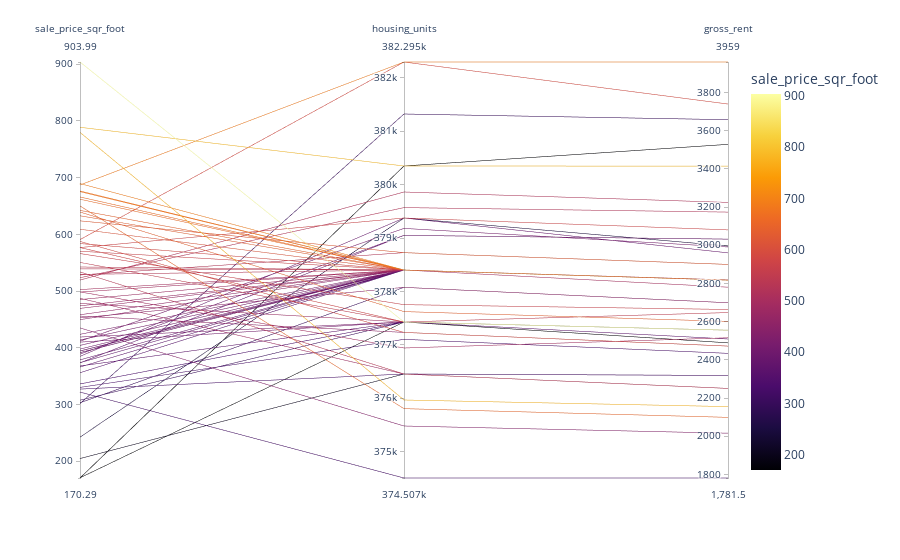

Notebook source saved alongside this figure:
### Markdown cell above
## Parallel Coordinates and Parallel Categories Analysis

In this section, you will use plotly express to create parallel coordinates and parallel categories visualizations so that investors can interactively filter and explore various factors related to the sales price of the neighborhoods. 

Using the DataFrame of Average values per neighborhood (calculated above), create the following visualizations:
1. Create a Parallel Coordinates Plot
2. Create a Parallel Categories Plot

### Code cell
# Parallel Coordinates Plot
# YOUR CODE HERE!
px.parallel_coordinates(most_expensive_neighborhoods, color='sale_price_sqr_foot', color_continuous_scale=px.colors.sequential.Inferno)
